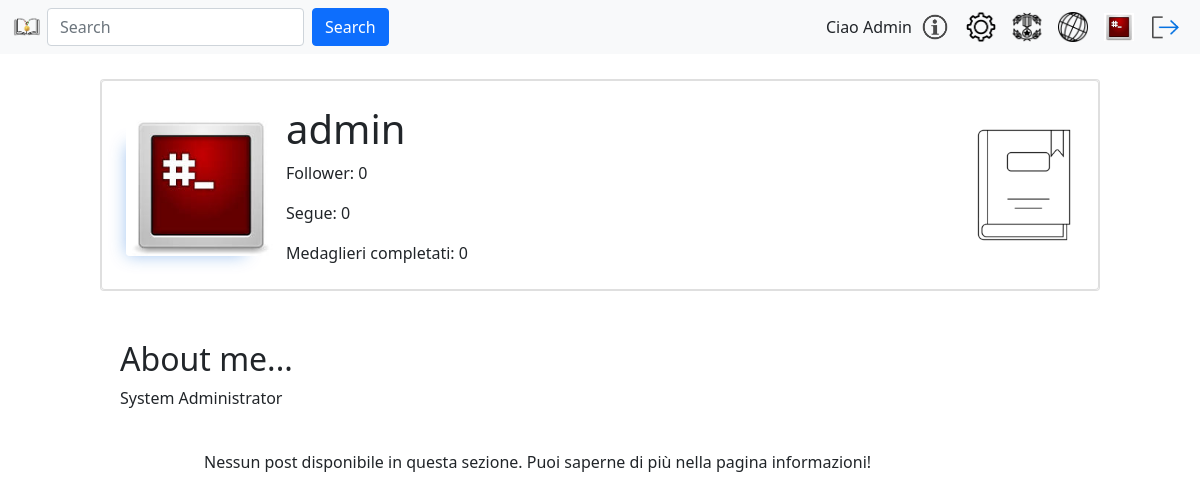
The app's page /profilePage.php?mode=post&id=7 (signed in) with its own data.
### tables this page shows
CREATE TABLE `utente` (
  `id` int NOT NULL AUTO_INCREMENT,
  `username` varchar(80) NOT NULL,
  `email` varchar(80) NOT NULL,
  `pwd` varchar(120) NOT NULL,
  `immagineProfilo` varchar(255) DEFAULT NULL,
  `isAdmin` int NOT NULL DEFAULT '0',
  `descrizione` varchar(150) DEFAULT NULL,
  `stato` int NOT NULL DEFAULT '0',
  PRIMARY KEY (`id`)
);

### include/login.model.php (called while the page is built, shortened)
<?php
require_once 'config.php';
function getDbImageName(string $username){
    global $conn;
    $sql = "SELECT immagineProfilo FROM utente WHERE username = ?";
    $stmt = $conn->prepare($sql);
    $stmt->bind_param("s", $username);
    $stmt->execute();
    $result = $stmt->get_result();
    return $result->fetch_assoc()['immagineProfilo'];
}
function getUserDescription(string $username){
    global $conn;
    $sql = "SELECT descrizione FROM utente WHERE username = ?";
    $stmt = $conn->prepare($sql);
    $stmt->bind_param("s", $username);
    $stmt->execute();
    $result = $stmt->get_result();
    return $result->fetch_assoc()['descrizione'];
}
function tmpGetUsernameById($userid){
    global $conn;
    $sql = "SELECT username FROM utente WHERE id = ?";
    $stmt = $conn->prepare($sql);
    $stmt->bind_param("i", $userid);
    $stmt->execute();
    $result = $stmt->get_result();
    return $result->fetch_assoc()['username'];
}
?>

### include/login.controller.php (called while the page is built, shortened)
<?php
function getUserImage(string $username){
    $defaultProfileImage = "images/users/default.png";
    $image = "images/users/" . getDbImageName($username);
    try {
        if (is_file($image) && (getimagesize($image) !== false)) {
                return $image;
            }
    }
    catch (Exception $e) {
        echo '<script>';
        echo 'console.log("Errore nel reperire l\'immagine del profilo utente da db");';
        echo '</script>';
        }
    return $defaultProfileImage;
}
?>

### include/model/selectors.php (called while the page is built, shortened)
<?php
function getMedCompletatiByUserId($idUser){
    global $conn;
    $sql = "SELECT M.id
            FROM medagliere M
            WHERE M.id not in(
                SELECT MM.id
                FROM medagliere MM, compone C, libro L
                WHERE L.id = C.libroId
                AND C.medagliereId = MM.id
                and L.id not in (
                    SELECT P.libroId
                    FROM post P
                    WHERE P.utenteId = ?))";
    $stmt = $conn->prepare($sql);
    $stmt->bind_param("i", $idUser);
    $stmt->execute();
    $result = $stmt->get_result();
    $tmp = $result->fetch_all(MYSQLI_ASSOC);
    return array_column($tmp, 'id');
}
function gestisciFollowerFollowed($userIdFrom, $isOttieniFollower){
    global $conn;
    $sql = "";
    if($isOttieniFollower){
        $sql = "SELECT * FROM segue S WHERE S.seguitoId=?;";
    } else {
        $sql = "SELECT * FROM segue S WHERE S.seguenteId=?;";
    }
    $stmt = $conn->prepare($sql);
    $stmt->bind_param("i", $userIdFrom);
    $stmt->execute();
    $result = $stmt->get_result();
    $tmp = $result->fetch_all(MYSQLI_ASSOC);
    return $tmp;
}
function ottieniFollower($userIdFrom){
    $isOttieniFollower = true;
    return gestisciFollowerFollowed($userIdFrom, $isOttieniFollower);
}
function ottieniSegue($userIdFrom){
    $isOttieniFollower = false;
    return gestisciFollowerFollowed($userIdFrom, $isOttieniFollower);
}
?>

### include/view/userBanner.php (the view, shortened to what this page needs)
<?php
require_once("include/login.controller.php");
require_once("include/login.model.php");
require_once("include/model/selectors.php");
function getPictureOfPortalImage($typeOfView){
    $portalImg="images/";
    switch ($typeOfView) {
        case 'post':
            $portalImg = $portalImg . "libroMedaglieri.png";
            break;
    }
    return $portalImg;
}
function obtainMainInfosUserBanner($userId){
    $nameInterestedUser = tmpGetUsernameById($userId);
    $pathUserImage = getUserImage($nameInterestedUser);
    $listaFollower = ottieniFollower($userId);
    $counterFollower = sizeof(ottieniFollower($userId));
    $counterSeguo = sizeof(ottieniSegue($userId));
    $listaSegue = ottieniSegue($userId);
    $amountComplete = sizeof(getMedCompletatiByUserId($userId));
    $classMainContainer = "d-sm-inline-flex align-items-center p-2  mainInfos";
    $initMainContainter = "<div id=\"mainInfosUserBannerN" . $userId . "\"
    class=\"" . $classMainContainer . "\">";
    $classForDivImg = "d-flex mx-auto imgPropicCont";
    $classForImg = "rounded float-left";
    $first =  "<div id=\"divContainerImgUserBannerN" . $userId . "\" class=\"" . $classForDivImg . "\">" .
    "<img id=\"propicN" . $userId . "\" " .
    "src=\"" . $pathUserImage . "\" " .
    "alt=\"Immagine Profilo\" "  .
    "class=\"" . $classForImg . "\"> " .
    "</div>";
    $classForContainerInfos = "containerUserInfos";
    $classForInfos = "card-text";
    $second = "<div id=\"textInfoUserBannerN" . $userId . "\" class=\"" . $classForContainerInfos . "\"> " .
    "<h1 id=\"usernameInProfilePageUserBannerN" . $userId . "\">" . $nameInterestedUser . "</h1>" .
    "<p class=\"" .$classForInfos . "\" id=\"counterFollowerUserBannerN" . $userId . "\">" . "Follower: " . $counterFollower . "</p>" .
    "<p class=\"" .$classForInfos . "\" id=\"counterSegueUserBannerN" . $userId . "\">" . "Segue: " . $counterSeguo . "</p>" .
    "<p class=\"" .$classForInfos . "\" id=\"counterMedaglieriUserBannerN" . $userId . "\">" . "Medaglieri completati: " . $amountComplete . "</p>" .
    "</div>";
    $finMainContainer = "</div>";
        $popupContent = "
    <div id=\"myPopupFollowers" . $userId . "\" class=\"popup\">
        <div class=\"popup-content\">
        <div class=\"closeMyPopup\" data-closePopup=\"myPopupFollowers" . $userId . "\">&times;</div>
        <div class=\"titoloPopUp\">Followers</div>";
    $popupContent .= "
            </div>
        </div>";
    $popupContent .= "
        <div id=\"myPopupSeguiti" . $userId . "\" class=\"popup\">
            <div class=\"popup-content\">
            <div class=\"closeMyPopup\" data-closePopup=\"myPopupSeguiti" . $userId . "\">&times;</div>
            <div class=\"titoloPopUp\">Utenti seguiti</div>";
    $popupContent .= "
            </div>
        </div>";
    return $initMainContainter . $first . $second . $finMainContainer . $popupContent;
}
function obtainPortalsUserBanner($userId, $typeView){
    $nameInterestedUser = tmpGetUsernameById($userId);
    $classMainContainer = "d-md-inline-flex justify-content-center align-items-center p-2  w-auto";
    $initMainContainter = "<div id=\"portalsUserBannerN" . $userId . "\" class=\"" . $classMainContainer . "\">";
    $portalImg = getPictureOfPortalImage($typeView);
    $classFirstContainer = "order-md-1 w-auto justify-content-center align-items-center mx-auto";
    $classImgAbbr = "AbbrImgPortal";
    $first = "<div id=\"portalDiv" . "" . "\" class=\"" . $classFirstContainer . "\">" .
                "<abbr id=\"portalAbbr" . $userId . "\" lang=\"it\" title=\"" . $nameInterestedUser . "\" class=\"" . $classImgAbbr . "\">" .
                                    "<img " .
                                        "id=\"portal\" " .
                                        "class=\"flex-wrap justify-content-center align-items-center mx-auto\" " .
                                        "alt=\"" . $nameInterestedUser . "\" " .
                                        "src=\"" .  $portalImg . "\" /> " .
                                "</abbr>" .
                            "</div>";
    $classSecondContainer = "d-flex order-md-0 w-auto justify-content-center align-items-center";
    $second = ($userId != 7)
                ? "<div id=\"addInfosUserBannerN" . $userId . "\" class=\"" . $classSecondContainer . "\">" .
                    getButtonOfPortal($userId, $typeView) .
                    "</div>"
                : "";
    $finMainContainer = "</div>";
    $isSearching = strcmp($typeView, "search") == 0;
    if ($isSearching) {
        return $initMainContainter . $second . $finMainContainer;
    } else {
        return $initMainContainter . $first . $second . $finMainContainer;
    }
}
function getUserBannerById($userId, $typeView){
    $classMainContainer = "card singleBannerUnit";
    $classSubContainer = "d-sm-inline-flex align-items-md-between align-items-center w-100";
    $init = "<div id=\"userBannerN" . $userId . "\" class=\"" .$classMainContainer . "\">" .
            "<div class=\"card-body w-100\">" .
            "<div class=\"" . $classSubContainer . "\">";
    $classForMet = "w-1 flex-fill";
    $between = "<div " .
                " class=\"" . $classForMet . "\"" .
                "> </div> ";
    $fin = " </div> </div> </div>";
    $visitPost = false;
    return $init . obtainMainInfosUserBanner($userId) . $between . obtainPortalsUserBanner($userId, $typeView) . $fin;
}
?>

### profilePage.php (shortened to what this page needs)
<?php
require_once("include/login.controller.php");
require_once("include/login.model.php");
require_once("include/post.php");
require_once("include/model/selectors.php");
require_once("include/view/userBanner.php");
$userIdvisited = $_GET["id"];
$typeOfVision = $_GET["mode"];
$visitPost = (strcmp($typeOfVision, "post") == 0);
$tmpKey = tmpGetUsernameById($userIdvisited);
$userDescription = getUserDescription($tmpKey);
?>
<!DOCTYPE html>
<html lang="it">
<head>
  <link href="https://cdn.jsdelivr.net/npm/bootstrap@5.1.3/dist/css/bootstrap.min.css" rel="stylesheet"
>
  <link rel="stylesheet" type="text/css" href="css/landingPage.css">
  <link rel="stylesheet" type="text/css" href="css/userInfoBanner.css">
  <link rel="stylesheet" type="text/css" href="css/bookMed.css">
  <link rel="stylesheet" type="text/css" href="css/popupBootstrapModel.css">
</head>
<body>
    <?php require('navbarSelect.php'); ?>
    <main class="d-flex">
        <div class="col-1"></div>
        <div class="col-10">
            <div class="card">
            <?php echo getUserBannerById($userIdvisited, $typeOfVision);?>
            </div>
        </div>
        <div class="col-1"></div>
    </main>
    <?php if(!empty($userDescription)) {
        echo "<section id='userDescription' class='d-flex'>
        <div class='col-1'></div>
        <div class='col-10'>
            <h2> About me... </h2>
            <p>" .
            $userDescription .
            "</p>
        </div>
        <div class='col-1'></div>
    </section>";}
    ?>
    <?php if($visitPost): ?>
    <div class="row">
      <div class="col-md-2">
      </div>
      <div class="col-md-8">
        <?php require("include/view/postPage.php"); ?>
      </div>
      <div class="col-md-2">
      </div>
    </div>
    <?php else: ?>
      <?php require("include/view/profilePageUserGoal.php"); ?>
    <?php endif; ?>
</body>
</html>

### navbar.php (shortened to what this page needs)
<?php
include_once("include/login.controller.php");
include_once("include/login.model.php");
?>
<header>
    <nav class="navbar navbar-expand navbar-light bg-light">
        <div class="container-fluid">
            <a href="landingPage.php"> <img id="logo" src="images/logoLetturePremiateSmall.png" alt="Logo con libro e medaglia"> </a>
            <form action="searchingPage.php" method="post" class="d-flex me-auto" >
                <input name="searchingText" id="searchingText" class="form-control me-2" type="search" placeholder="Search" aria-label="Search" />
                <button class="btn btn-primary" type="submit" title="Ricerca">Search</button>
            </form>
          <div id="username" class="d-flex"><?php echo "Ciao " . ucfirst($_SESSION["username"]);?></div>
          <div class="d-flex" id="navbarSupportedContent">
            <ul class="navbar-nav">
              <li class="nav-item">
                  <a href="infoPoint.php" title="Informazioni"><img src="images/infoimg_no_background.png" alt="Informazioni"></a>
                </li>
              <li class="nav-item">
                <a href="settingPage.php" title="Settings"><img src="images/settingLogo.png" alt="Impostazioni"></a>
              </li>
              <li class="nav-item">
                <a href="classifica.php" title="Classifica"><img src="images/medagliereNewIcons/medagliaLogo.png" alt="Impostazioni"></a>
              </li>
              <li class="nav-item dropdown">
                <a href="discoveryPage.php" title="Discovery Page"><img src="images/discoveryLogo.png" alt="Scopri"></a>
              </li>
              <li class="nav-item">
                <a href="profilePage.php" title="Profilo"><img src=<?php echo getUserImage($_SESSION["username"]); ?> alt="Immagine Profilo"> </a>
              </li>
                <li class="nav-item">
                <a href="logout.php" title="Esci"><img src="images/log-out.png" alt="Logout"></a>
              </li>
            </ul>
          </div>
        </div>
      </nav>
</header>

### css/landingPage.css (style rules this page uses)
#logo { width: 30px; height: auto; margin-right: 5px; }
#navbarSupportedContent img { width: 30px; height: auto; margin: 0 6px; }
#navbarSupportedContent ul.navbar-nav { display: flex; align-items: center; }
#navbarSupportedContent li.nav-item { margin: 0 2px; }
form { display: block; }

### css/userInfoBanner.css (style rules this page uses)
body section#userDescription { padding: 2%; }
div.mainInfos div.imgPropicCont { aspect-ratio: 1; max-width: 150px; width: 100%; min-width: 100px; clear: both; }
div.mainInfos div.imgPropicCont img { width: 100%; box-shadow: -15px 15px 16px -16px #0a65d56a; margin: auto auto; }
.containerUserInfos { padding-left: 10px; overflow-x: hidden; max-width: 600px; }
div#portalDiv { max-width: 100px; width: 40%; min-width: 80px; }
img#portal { width: 100%; }
body main { margin: 25px 0; }
@media only screen and (min-width: 576px) { .containerUserInfos { max-width: 200px; } }
@media only screen and (min-width: 1000px) { .containerUserInfos { max-width: 700px; } }

### records on screen
utente: immagineProfilo (picture), username+immagineProfilo (picture), username "admin", userDescription "System Administrator"

### other values on screen
$_SESSION["username"] "Admin"
$counterFollower "0"
$counterSeguo "0"
$amountComplete "0"
